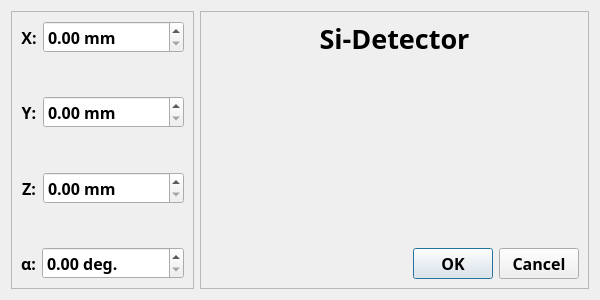
<?xml version="1.0" encoding="UTF-8"?>
<ui version="4.0">
 <class>DetectorWindow</class>
 <widget class="QDialog" name="DetectorWindow">
  <property name="geometry">
   <rect>
    <x>0</x>
    <y>0</y>
    <width>600</width>
    <height>300</height>
   </rect>
  </property>
  <property name="minimumSize">
   <size>
    <width>600</width>
    <height>300</height>
   </size>
  </property>
  <property name="maximumSize">
   <size>
    <width>800</width>
    <height>450</height>
   </size>
  </property>
  <property name="font">
   <font>
    <family>Bahnschrift SemiBold</family>
    <pointsize>12</pointsize>
    <weight>75</weight>
    <bold>true</bold>
   </font>
  </property>
  <property name="windowTitle">
   <string>Detector Settings</string>
  </property>
  <layout class="QHBoxLayout" name="horizontalLayout">
   <item>
    <widget class="QFrame" name="coordiantes_layout">
     <property name="frameShape">
      <enum>QFrame::StyledPanel</enum>
     </property>
     <property name="frameShadow">
      <enum>QFrame::Raised</enum>
     </property>
     <layout class="QVBoxLayout" name="verticalLayout">
      <item>
       <layout class="QHBoxLayout" name="xcoord_layout">
        <item>
         <widget class="QLabel" name="xcoord_label">
          <property name="maximumSize">
           <size>
            <width>16777215</width>
            <height>40</height>
           </size>
          </property>
          <property name="text">
           <string>X:</string>
          </property>
          <property name="alignment">
           <set>Qt::AlignCenter</set>
          </property>
         </widget>
        </item>
        <item>
         <widget class="QDoubleSpinBox" name="xcoord_box">
          <property name="suffix">
           <string> mm</string>
          </property>
          <property name="maximum">
           <double>999999999.000000000000000</double>
          </property>
          <property name="singleStep">
           <double>0.100000000000000</double>
          </property>
         </widget>
        </item>
       </layout>
      </item>
      <item>
       <spacer name="verticalSpacer_2">
        <property name="orientation">
         <enum>Qt::Vertical</enum>
        </property>
        <property name="sizeHint" stdset="0">
         <size>
          <width>20</width>
          <height>40</height>
         </size>
        </property>
       </spacer>
      </item>
      <item>
       <layout class="QHBoxLayout" name="ycoord_layout">
        <item>
         <widget class="QLabel" name="ycoord_label">
          <property name="maximumSize">
           <size>
            <width>16777215</width>
            <height>40</height>
           </size>
          </property>
          <property name="text">
           <string>Y:</string>
          </property>
          <property name="alignment">
           <set>Qt::AlignCenter</set>
          </property>
         </widget>
        </item>
        <item>
         <widget class="QDoubleSpinBox" name="ycoord_box">
          <property name="suffix">
           <string> mm</string>
          </property>
          <property name="maximum">
           <double>999999999.000000000000000</double>
          </property>
          <property name="singleStep">
           <double>0.100000000000000</double>
          </property>
         </widget>
        </item>
       </layout>
      </item>
      <item>
       <spacer name="verticalSpacer_3">
        <property name="orientation">
         <enum>Qt::Vertical</enum>
        </property>
        <property name="sizeHint" stdset="0">
         <size>
          <width>20</width>
          <height>40</height>
         </size>
        </property>
       </spacer>
      </item>
      <item>
       <layout class="QHBoxLayout" name="zcoord_layout">
        <item>
         <widget class="QLabel" name="zcoord_label">
          <property name="maximumSize">
           <size>
            <width>16777215</width>
            <height>40</height>
           </size>
          </property>
          <property name="text">
           <string>Z:</string>
          </property>
          <property name="alignment">
           <set>Qt::AlignCenter</set>
          </property>
         </widget>
        </item>
        <item>
         <widget class="QDoubleSpinBox" name="zcoord_box">
          <property name="suffix">
           <string> mm</string>
          </property>
          <property name="maximum">
           <double>999999999.000000000000000</double>
          </property>
          <property name="singleStep">
           <double>0.100000000000000</double>
          </property>
         </widget>
        </item>
       </layout>
      </item>
      <item>
       <spacer name="verticalSpacer_4">
        <property name="orientation">
         <enum>Qt::Vertical</enum>
        </property>
        <property name="sizeHint" stdset="0">
         <size>
          <width>20</width>
          <height>40</height>
         </size>
        </property>
       </spacer>
      </item>
      <item>
       <layout class="QHBoxLayout" name="angle_layout">
        <item>
         <widget class="QLabel" name="angle_label">
          <property name="maximumSize">
           <size>
            <width>15</width>
            <height>40</height>
           </size>
          </property>
          <property name="text">
           <string>α:</string>
          </property>
          <property name="alignment">
           <set>Qt::AlignCenter</set>
          </property>
         </widget>
        </item>
        <item>
         <widget class="QDoubleSpinBox" name="angle_box">
          <property name="accelerated">
           <bool>true</bool>
          </property>
          <property name="suffix">
           <string> deg.</string>
          </property>
          <property name="maximum">
           <double>180.000000000000000</double>
          </property>
          <property name="singleStep">
           <double>0.010000000000000</double>
          </property>
         </widget>
        </item>
       </layout>
      </item>
     </layout>
    </widget>
   </item>
   <item>
    <widget class="QFrame" name="info_layout">
     <property name="frameShape">
      <enum>QFrame::StyledPanel</enum>
     </property>
     <property name="frameShadow">
      <enum>QFrame::Raised</enum>
     </property>
     <layout class="QVBoxLayout" name="verticalLayout_2">
      <item>
       <widget class="QLabel" name="detector_label">
        <property name="maximumSize">
         <size>
          <width>16777215</width>
          <height>35</height>
         </size>
        </property>
        <property name="font">
         <font>
          <pointsize>20</pointsize>
         </font>
        </property>
        <property name="text">
         <string>Si-Detector</string>
        </property>
        <property name="alignment">
         <set>Qt::AlignCenter</set>
        </property>
       </widget>
      </item>
      <item>
       <spacer name="verticalSpacer">
        <property name="orientation">
         <enum>Qt::Vertical</enum>
        </property>
        <property name="sizeHint" stdset="0">
         <size>
          <width>20</width>
          <height>40</height>
         </size>
        </property>
       </spacer>
      </item>
      <item>
       <widget class="QDialogButtonBox" name="okbutton">
        <property name="maximumSize">
         <size>
          <width>16777215</width>
          <height>50</height>
         </size>
        </property>
        <property name="standardButtons">
         <set>QDialogButtonBox::Cancel|QDialogButtonBox::Ok</set>
        </property>
       </widget>
      </item>
     </layout>
    </widget>
   </item>
  </layout>
 </widget>
 <resources/>
 <connections/>
</ui>
